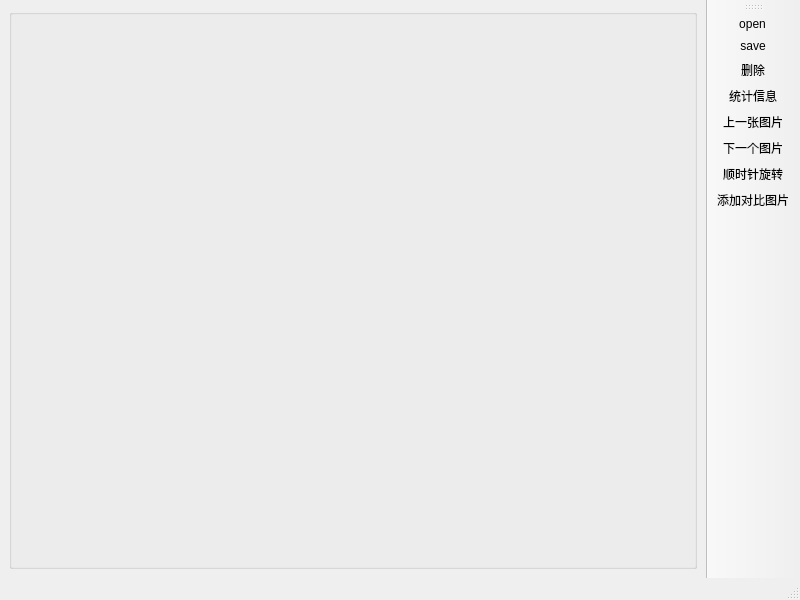
<?xml version="1.0" encoding="UTF-8"?>
<ui version="4.0">
 <class>YUVEditor</class>
 <widget class="QMainWindow" name="YUVEditor">
  <property name="geometry">
   <rect>
    <x>0</x>
    <y>0</y>
    <width>800</width>
    <height>600</height>
   </rect>
  </property>
  <property name="windowTitle">
   <string>YUV图片查看工具</string>
  </property>
  <property name="windowIcon">
   <iconset resource="../../../components/resource.qrc">
    <normaloff>:/tool_icon/resource/main.png</normaloff>:/tool_icon/resource/main.png</iconset>
  </property>
  <property name="toolTip">
   <string/>
  </property>
  <property name="toolTipDuration">
   <number>-1</number>
  </property>
  <property name="animated">
   <bool>true</bool>
  </property>
  <property name="dockOptions">
   <set>QMainWindow::AllowTabbedDocks|QMainWindow::AnimatedDocks|QMainWindow::GroupedDragging|QMainWindow::VerticalTabs</set>
  </property>
  <widget class="QWidget" name="centralwidget">
   <layout class="QGridLayout" name="gridLayout_2">
    <item row="0" column="0">
     <widget class="QGroupBox" name="photo_title">
      <property name="title">
       <string/>
      </property>
      <layout class="QGridLayout" name="gridLayout_3">
       <item row="0" column="0">
        <layout class="QGridLayout" name="gridLayout"/>
       </item>
      </layout>
     </widget>
    </item>
   </layout>
  </widget>
  <widget class="QStatusBar" name="statusBar">
   <property name="mouseTracking">
    <bool>true</bool>
   </property>
  </widget>
  <widget class="QToolBar" name="toolBar">
   <property name="sizePolicy">
    <sizepolicy hsizetype="Fixed" vsizetype="Preferred">
     <horstretch>0</horstretch>
     <verstretch>0</verstretch>
    </sizepolicy>
   </property>
   <property name="windowTitle">
    <string>toolBar_2</string>
   </property>
   <property name="allowedAreas">
    <set>Qt::AllToolBarAreas</set>
   </property>
   <property name="orientation">
    <enum>Qt::Vertical</enum>
   </property>
   <attribute name="toolBarArea">
    <enum>RightToolBarArea</enum>
   </attribute>
   <attribute name="toolBarBreak">
    <bool>false</bool>
   </attribute>
   <addaction name="openimage"/>
   <addaction name="saveimage"/>
   <addaction name="deletephoto"/>
   <addaction name="actionstats"/>
   <addaction name="prephoto"/>
   <addaction name="nextphoto"/>
   <addaction name="rotateright"/>
   <addaction name="add_compare"/>
  </widget>
  <action name="saveimage">
   <property name="icon">
    <iconset resource="../../../components/resource.qrc">
     <normaloff>:/tool_icon/resource/save_icon.png</normaloff>:/tool_icon/resource/save_icon.png</iconset>
   </property>
   <property name="text">
    <string>save</string>
   </property>
   <property name="shortcut">
    <string>Ctrl+S</string>
   </property>
  </action>
  <action name="openimage">
   <property name="icon">
    <iconset resource="../../../components/resource.qrc">
     <normaloff>:/tool_icon/resource/open.png</normaloff>:/tool_icon/resource/open.png</iconset>
   </property>
   <property name="text">
    <string>open</string>
   </property>
   <property name="toolTip">
    <string>open</string>
   </property>
  </action>
  <action name="actionstats">
   <property name="icon">
    <iconset resource="../../../components/resource.qrc">
     <normaloff>:/tool_icon/resource/stats.png</normaloff>:/tool_icon/resource/stats.png</iconset>
   </property>
   <property name="text">
    <string>统计信息</string>
   </property>
   <property name="toolTip">
    <string>统计信息</string>
   </property>
  </action>
  <action name="nextphoto">
   <property name="icon">
    <iconset resource="../../../components/resource.qrc">
     <normaloff>:/tool_icon/resource/down.png</normaloff>:/tool_icon/resource/down.png</iconset>
   </property>
   <property name="text">
    <string>下一个图片</string>
   </property>
   <property name="shortcut">
    <string>Down</string>
   </property>
  </action>
  <action name="prephoto">
   <property name="icon">
    <iconset resource="../../../components/resource.qrc">
     <normaloff>:/tool_icon/resource/up.png</normaloff>:/tool_icon/resource/up.png</iconset>
   </property>
   <property name="text">
    <string>上一张图片</string>
   </property>
   <property name="shortcut">
    <string>Up</string>
   </property>
  </action>
  <action name="deletephoto">
   <property name="icon">
    <iconset resource="../../../components/resource.qrc">
     <normaloff>:/tool_icon/resource/delete.png</normaloff>:/tool_icon/resource/delete.png</iconset>
   </property>
   <property name="text">
    <string>删除</string>
   </property>
   <property name="toolTip">
    <string>删除</string>
   </property>
   <property name="shortcut">
    <string>Del</string>
   </property>
  </action>
  <action name="add_compare">
   <property name="icon">
    <iconset resource="../../../components/resource.qrc">
     <normaloff>:/tool_icon/resource/add.png</normaloff>:/tool_icon/resource/add.png</iconset>
   </property>
   <property name="text">
    <string>添加对比图片</string>
   </property>
  </action>
  <action name="rotateright">
   <property name="icon">
    <iconset resource="../../../components/resource.qrc">
     <normaloff>:/tool_icon/resource/right.png</normaloff>:/tool_icon/resource/right.png</iconset>
   </property>
   <property name="text">
    <string>顺时针旋转</string>
   </property>
  </action>
 </widget>
 <resources>
  <include location="../../../components/resource.qrc"/>
 </resources>
 <connections/>
</ui>
